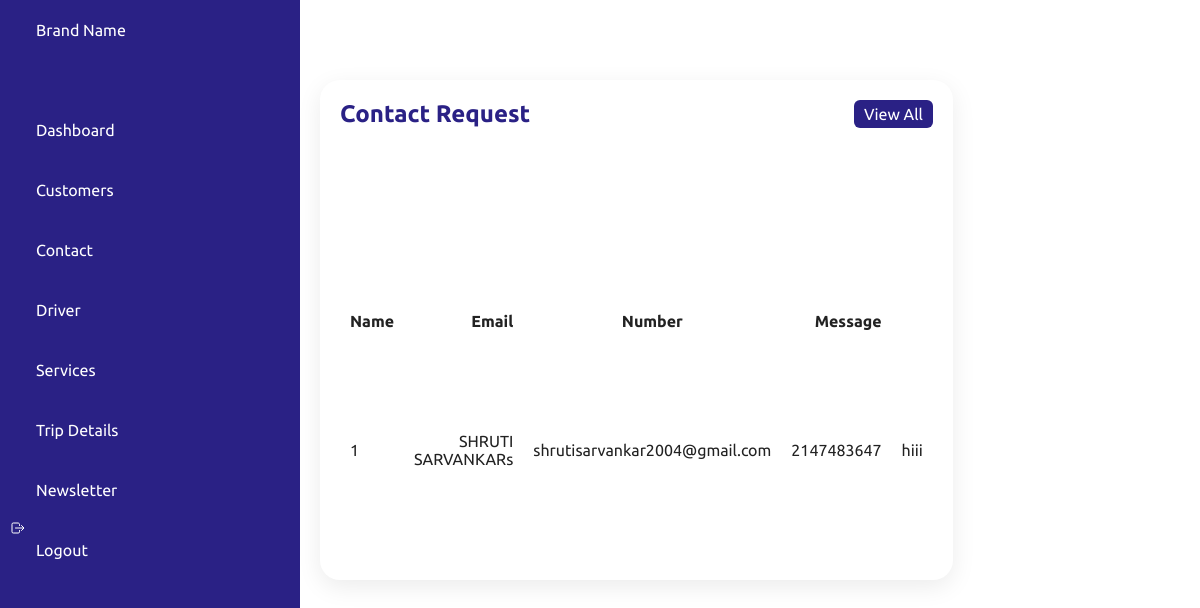
The app's page /admin/feedback.php with its own data.
### tables this page shows
CREATE TABLE `contact` (
  `con_id` int(100) NOT NULL,
  `name` varchar(50) NOT NULL,
  `email` varchar(50) NOT NULL,
  `number` int(11) NOT NULL,
  `message` varchar(5000) NOT NULL
);

### admin/feedback.php (the view, shortened to what this page needs)
<?php
include("../config/connection.php")
?>
<!DOCTYPE html>
<html lang="en">
<head>
    <link rel="stylesheet" href="admin_assets/css/admin.css">
</head>
<body>
   <?php
   include('sidebar.php' );
   ?>
<div class="section">
            <div class="topnav">
                <div class="nav_link">
                    <ion-icon name="attributes"></ion-icon>
                </div>
            </div>
            <div class="details">
                <div class="recentOrders">
                    <div class="cardHeader">
                        <h2>Contact Request </h2>
                        <a href="#" class="btn">View All</a>
                    </div>
                    <table>
                        <thead>
                            <tr>
                                <td>Name</td>
                                <td>Email</td>
                                <td>Number</td>
                                <td>Message</td>
                            </tr>
                        </thead>
                        <tbody>
                        <?php
                        $query="SELECT * FROM contact";
                        $queryrun=mysqli_query($con,$query);
                        if(mysqli_num_rows($queryrun)>0)
                        {
                            foreach($queryrun as $row)
                            {
                                ?>
                                <tr>
                                    <td id="contact"><?= $row['con_id'];?> </td>
                                    <td id="contact"><?= $row['name'];?> </td>
                                    <td id="contact"><?= $row['email'];?> </td>
                                    <td id="contact" ><?= $row['number'];?> </td>
                                    <td id="contact"><?= $row['message'];?> </td>
                                </tr>
                                <?php
                            }
                        }
                        else
                        {
                        ?>
                            <tr>
                                <td colspan="6">No Records Found</td>
                            </tr>
                        <?php
                        }
                        ?>
                        </tbody>
                    </table>
                </div>
        </div>
    </div>
</body>
</html>

### admin/admin_assets/css/admin.css (style rules this page uses)
* { font-family: "Ubuntu", sans-serif; margin: 0; padding: 0; box-sizing: border-box; }
:root { --blue: #2a2185; --white: #fff; --gray: #f5f5f5; --black1: #222; --black2: #999; }
body { min-height: 100vh; overflow-x: hidden; }
.section { position: absolute; width: calc(100% - 300px); left: 300px; min-height: 100vh; background: var(--white); transition: 0.5s; }
.topnav { width: 100%; height: 60px; display: flex; justify-content: space-between; align-items: center; padding: 0 10px; }
.nav_link { position: relative; width: 60px; height: 60px; display: flex; justify-content: center; align-items: center; font-size: 2.5rem; cursor: pointer; }
.details { position: relative; width: 100%; padding: 20px; display: grid; grid-template-columns: 2fr 1fr; grid-gap: 30px; }
.details .recentOrders { position: relative; display: grid; min-height: 500px; background: var(--white); padding: 20px; box-shadow: 0 7px 25px rgba(0, 0, 0, 0.08); border-radius: 20px; }
.details .cardHeader { display: flex; justify-content: space-between; align-items: flex-start; }
.cardHeader h2 { font-weight: 600; color: var(--blue); }
.cardHeader .btn { position: relative; padding: 5px 10px; background: var(--blue); text-decoration: none; color: var(--white); border-radius: 6px; }
.details table { width: 100%; border-collapse: collapse; margin-top: 10px; }
.details table thead td { font-weight: 600; }
.details .recentOrders table tr { color: var(--black1); border-bottom: 1px solid rgba(0, 0, 0, 0.1); }
.details .recentOrders table tr:last-child { border-bottom: none; }
.details .recentOrders table tr td { padding: 10px; }
.details .recentOrders table tr td:last-child { text-align: end; }
.details .recentOrders table tr td:nth-child(2) { text-align: end; }
.details .recentOrders table tr td:nth-child(3) { text-align: center; }

### records on screen
contact: con_id "1", name "SHRUTI SARVANKARs", email "shrutisarvankar2004@gmail.com", number "2147483647", message "hiii"
